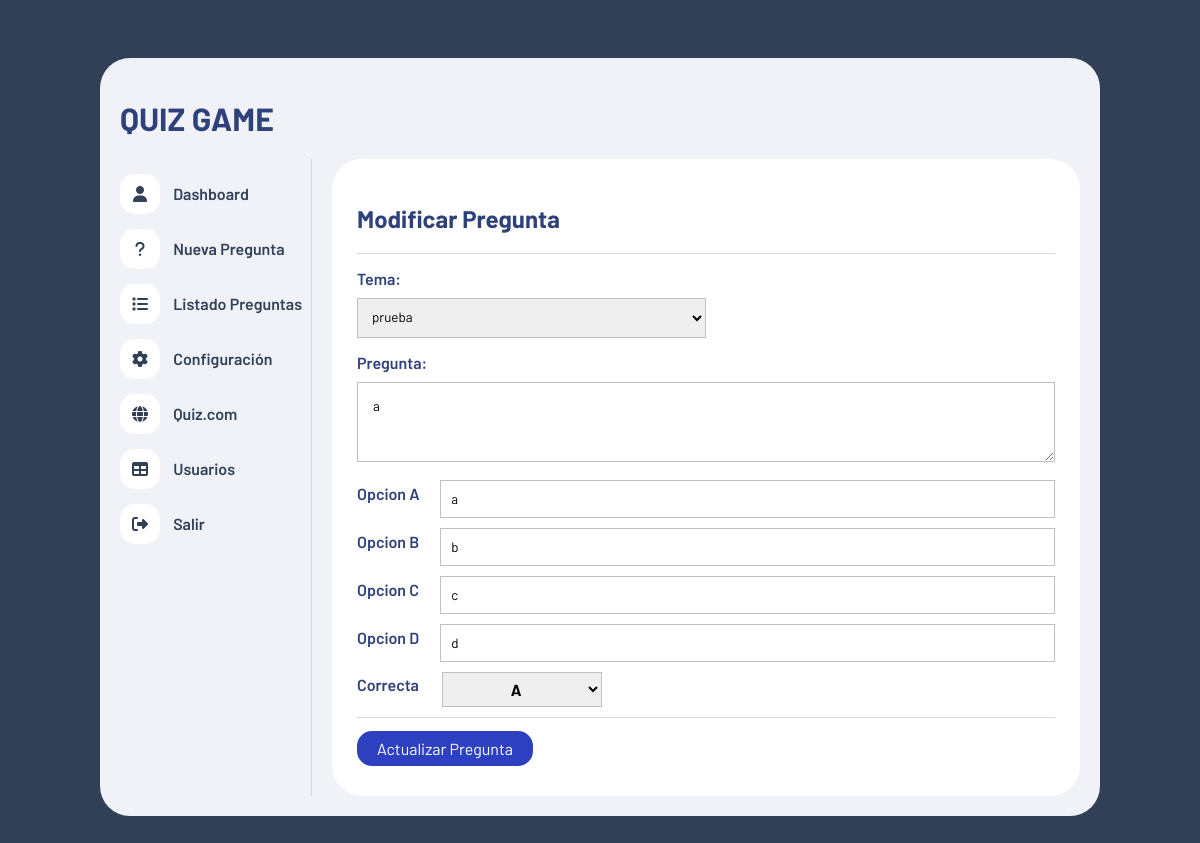
The app's page /editarpregunta.php?idPregunta=1 (signed in) with its own data.
### tables this page shows
CREATE TABLE `preguntas` (
  `id` int(11) NOT NULL,
  `tema` int(11) NOT NULL,
  `pregunta` text NOT NULL,
  `opcion_a` text NOT NULL,
  `opcion_b` text NOT NULL,
  `opcion_c` text NOT NULL,
  `opcion_d` text NOT NULL,
  `correcta` varchar(1) NOT NULL
);

### funciones/funciones.php (called while the page is built, shortened)
<?php
function obetenerTodosLosTemas(){
    include("conexion.php");
    $query = "SELECT * FROM temas";
    $result = mysqli_query($conn, $query);
    return $result;
}
function obtenerPreguntaPorId($id){
    include("conexion.php");
    $query = "SELECT * FROM preguntas WHERE id = $id";
    $result = mysqli_query($conn, $query);
    $pregunta = mysqli_fetch_array($result);
    return $pregunta;
}

### editarpregunta.php (the view, shortened to what this page needs)
<?php
include("./funciones/funciones.php");
$id = $_GET['idPregunta'];
$pregunta = obtenerPreguntaPorId($id);
$resltado_temas = obetenerTodosLosTemas();
?>
<!DOCTYPE html>
<html lang="es">
<head>
    <link rel="stylesheet" href="https://cdnjs.cloudflare.com/ajax/libs/font-awesome/6.1.1/css/all.min.css" />
    <link rel="stylesheet" href="./css/estilo.css">
</head>
<body>
    <div class="contenedor">
        <header>
            <h1>QUIZ GAME</h1>
        </header>
        <div class="contenedor-info">
            <?php include("nav.php") ?>
            <div class="panel">
                <h2>Modificar Pregunta</h2>
                <hr>
                <section id="nuevaPregunta">
                    <form action="<?php echo $_SERVER['PHP_SELF'] ?>" method="get">
                        <div class="fila">
                            <label for="">Tema: </label>
                            <select name="tema" id="tema">
                                <?php while ($row = mysqli_fetch_assoc($resltado_temas)) : ?>
                                    <?php if ($row['id'] == $pregunta['tema']) : ?>
                                    <option value="<?php echo $row['id'] ?>" selected>
                                        <?php echo $row['nombre'] ?>
                                    </option>
                                <?php else : ?>
                                    <option value="<?php echo $row['id'] ?>">
                                        <?php echo $row['nombre'] ?>
                                    </option>
                                <?php endif ?>
                                <?php endwhile ?>
                            </select>
                        </div>
                        <div class="fila">
                            <label for="">Pregunta:</label>
                            <textarea name="pregunta" id="" cols="30" rows="10" reqired><?php echo $pregunta['pregunta']?></textarea>
                        </div>
                        <div class="opciones">
                            <div class="opcion">
                                <label for="">Opcion A</label>
                                <input type="text" name="opcion_a" id="" value = "<?php echo $pregunta['opcion_a']?>"required>
                            </div>
                            <div class="opcion">
                                <label for="">Opcion B</label>
                                <input type="text" name="opcion_b" value ="<?php echo $pregunta['opcion_b']?>"required>
                            </div>
                            <div class="opcion">
                                <label for="">Opcion C</label>
                                <input type="text" name="opcion_c" required value="<?php echo $pregunta['opcion_c']?>">
                            </div>
                            <div class="opcion">
                                <label for="">Opcion D</label>
                                <input type="text" name="opcion_d" required value="<?php echo $pregunta['opcion_d']?>">
                            </div>
                        </div>
                        <div class="opcion">
                            <label for="">Correcta</label>
                            <select name="correcta" id="" class="correcta">
                                <option value="A" <?php if($pregunta['correcta']=='A'){ echo "selected";}?>>A</option>
                            </select>
                        </div>
                        <hr>
                        <input type="submit" value="Actualizar Pregunta" name="actualizar" class="btn-guardar">
                    </form>
                </section>
            </div>
        </div>
    </div>
</body>
</html>

### css/estilo.css (style rules this page uses)
* { box-sizing: border-box; font-family: 'Barlow'; }
body { background-color: #314056; padding: 50px; color: #2e417b; }
hr { border: none; border-bottom: 1px solid #d6d6d6; }
.contenedor { max-width: 1000px; width: 100%; margin: auto; background-color: #f1f2f8; padding: 20px; border-radius: 30px; }
.contenedor .contenedor-info { display: flex; }
.contenedor .contenedor-info .panel { background-color: #fff; width: 100%; border-radius: 30px; margin-left: 20px; padding: 25px; }
#nuevaPregunta .fila { margin: 15px 0; }
#nuevaPregunta label { display: block; font-size: 16px; font-weight: 600; margin-bottom: 10px; }
#nuevaPregunta #tema { width: 50%; padding: 10px; border: 1px solid #c0c0c0; }
#nuevaPregunta textarea { width: 100%; border: 1px solid #c0c0c0; padding: 15px; max-height: 80px; }
#nuevaPregunta .opcion { display: flex; align-items: center; margin-bottom: 10px; }
#nuevaPregunta .opcion label { width: 10%; display: inline; }
#nuevaPregunta .opcion input { width: 90%; padding: 10px; margin-left: 15px; border: 1px solid #c0c0c0; }
#nuevaPregunta .correcta { width: 23%; padding: 6px; border: 1px solid #c0c0c0; margin-left: 15px; text-align: center; font-weight: bold; font-size: 16px; }
#nuevaPregunta .btn-guardar { background: #2d40bf; font-size: 16px; color: #fff; border: none; padding: 8px 20px; border-radius: 15px; margin: 5px 0; transition: .5s; cursor: pointer; }

### records on screen
preguntas: pregunta "a", opcion_a "a", opcion_b "b", opcion_c "c", opcion_d "d", correcta "A"

### other values on screen
form field tema "prueba"
